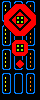

A level layout from a 2D game, rendered from its tile map. Below: a short description, then the map file with its tile-grid data intact:
An orthogonal 10x25 tile map with 4x4 px tiles, 1 tile layer (Capa de Patrones 1).

<map version="1.0" tiledversion="1.0.2" orientation="orthogonal" renderorder="right-down" width="10" height="25" tilewidth="4" tileheight="4" nextobjectid="1">
 <tileset firstgid="1" source="tilesetFactory.tsx" />
 <layer name="Capa de Patrones 1" width="10" height="25">
  <data encoding="csv">
1,6,2,1,6,2,1,6,2,13,
5,15,5,7,4,4,8,16,5,13,
5,15,7,4,12,11,4,8,5,13,
5,7,4,12,7,8,11,4,8,13,
5,4,12,7,3,3,8,11,4,13,
9,4,8,11,3,3,12,7,4,13,
1,11,4,8,11,12,7,4,12,13,
5,15,11,4,8,7,4,12,5,13,
5,15,5,11,4,4,12,16,5,13,
5,15,5,5,13,5,5,16,5,13,
5,15,5,7,4,4,8,16,5,13,
9,6,10,4,3,3,4,6,10,13,
1,6,2,4,3,3,4,6,2,13,
5,15,5,11,4,4,12,16,5,13,
5,15,5,5,13,5,5,16,5,13,
5,15,5,5,7,8,5,16,5,13,
5,15,5,5,11,12,5,16,5,13,
9,6,10,9,6,10,9,6,10,13,
1,6,2,1,6,2,1,6,2,13,
5,15,5,5,13,5,5,16,5,13,
5,15,5,5,13,5,5,16,5,13,
5,15,5,5,13,5,5,16,5,13,
5,15,5,5,13,5,5,16,5,13,
9,6,10,9,6,10,9,6,10,13,
13,13,13,13,13,13,13,13,13,13
</data>
 </layer>
</map>